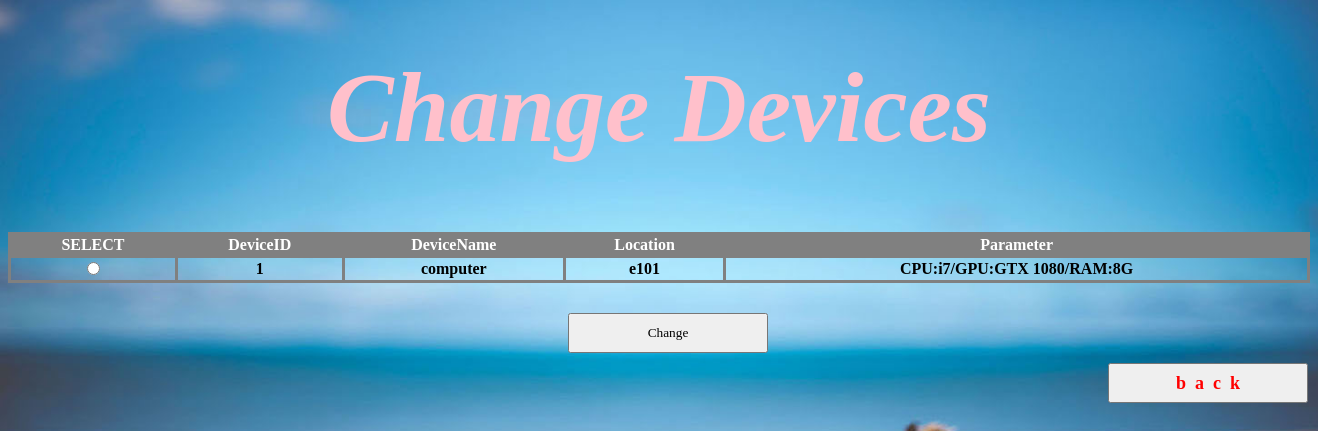
/ChangeDevices.php, run on the app's committed database.
### tables this page shows
CREATE TABLE IF NOT EXISTS `devices` (
  `DeviceID` int(11) NOT NULL AUTO_INCREMENT,
  `DeviceName` varchar(16) NOT NULL,
  `Location` varchar(16) NOT NULL,
  `IsBorrowed` tinyint(1) NOT NULL,
  `BorrowerDate` datetime,
  `Borrower` varchar(15),
  `ReturnDate` datetime,
  `Parameter`varchar(100) DEFAULT NULL,
  PRIMARY KEY (`DeviceID`)
  );

### ChangeDevices.php (the view, shortened to what this page needs)
<?php
include 'dbinfo.php';
?>
<?php
$link = mysqli_connect($host,$user,$pass) or die( "Unable to connect");
mysqli_select_db($link, $database) or die( "Unable to select database");
$searchstatement = "SELECT * FROM devices WHERE IsBorrowed = 0";
$result = mysqli_query ($link, $searchstatement)  or die(mysqli_error($link));
$numrow = mysqli_num_rows($result);
if ($numrow==0){
	echo "All devices is borrowed no change can be made";
}
else{
	while($row = mysqli_fetch_assoc($result)){
		$arr[] = $row;
	}
}
?>
<!DOCTYPE html>
<html>
<head>
	<link href="ChangeDevices.css" rel="stylesheet" type="text/css"/>
	<h1>Change Devices</h1>
	<form action="ChangeStatus.php" method="post">
</head>
<body>
<table border="1" style="width:100%">
<tr>
	<th>SELECT</th>
	<th>DeviceID</th>
	<th>DeviceName</th>
	<th>Location</th>
	<th>Parameter</th>
</tr>
<?php foreach ($arr as $element): ?>
<tr>
	<td><input type="radio" name="SelectedDevice" value="<?php echo $element['DeviceID']; ?>" required></td>
	<td><?php echo $element['DeviceID']; ?></td>
	<td><?php echo $element['DeviceName']; ?></td>
	<td><?php echo $element['Location']; ?></td>
	<td><?php echo $element['Parameter']; ?></td>
</tr>
<?php endforeach ?>
</table>
<table>
<input type="submit" value="Change" id=change >
<form action="EditDevices.php" method="post" >
<input type="submit" value="b  a  c  k" id=back >
</form>
</table>
</body>
</html>

### ChangeDevices.css (style rules this page uses)
h1 { color:pink; font-family:GungsuhChe; font-weight:bold; font-style:italic; font-size:100px; text-align:center; margin-top:50px; }
table { border-collapse:collapse; }
table, td, th { border:3px solid gray; }
td { font-family:Ebrima; text-align:center; font-weight:bold; }
th { background-color:gray; color:white; }
#change { width:200px; height:40px; margin-left:560px; margin-top:30px; font-family:Lucida Console; }
#back { font-weight:bold; font-size:large; color:red; width:200px; height:40px; margin-left:1100px; margin-top:10px; font-family:Lucida Console; }
body { background-image:url("background1.jpg"); background-repeat:no-repeat; background-position:0px 0px; background-size:cover; }

### data on the page
devices: DeviceID "1", DeviceName "computer", Location "e101", Parameter "CPU:i7/GPU:GTX 1080/RAM:8G"
